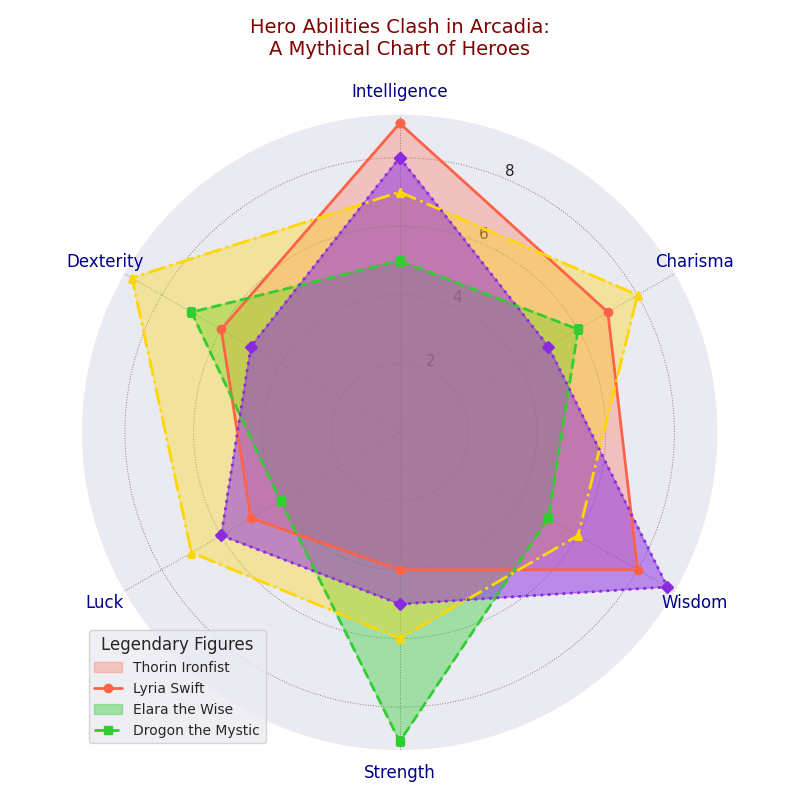

Generate this figure with Python:
import matplotlib.pyplot as plt
import numpy as np

characters = ['Thorin Ironfist', 'Lyria Swift', 'Elara the Wise', 'Drogon the Mystic']
categories = ['Intelligence', 'Charisma', 'Wisdom', 'Strength', 'Luck', 'Dexterity']
num_categories = len(categories)

elara_attributes = [9, 7, 8, 4, 5, 6]
thorin_attributes = [5, 6, 5, 9, 4, 7]
lyria_attributes = [7, 8, 6, 6, 7, 9]
drogon_attributes = [8, 5, 9, 5, 6, 5]

data = [elara_attributes, thorin_attributes, lyria_attributes, drogon_attributes]
data_with_closure = [d + [d[0]] for d in data]

angles = np.linspace(0, 2 * np.pi, num_categories, endpoint=False).tolist()
angles += angles[:1]

fig, ax = plt.subplots(figsize=(8, 8), subplot_kw=dict(polar=True))
ax.set_theta_offset(np.pi / 2)
ax.set_theta_direction(-1)

colors = ['#FF6347', '#32CD32', '#FFD700', '#8A2BE2']
line_styles = ['-', '--', '-.', ':']
markers = ['o', 's', '^', 'D']
alpha_values = [0.3, 0.4, 0.35, 0.5]

for idx, attribute_values in enumerate(data_with_closure):
    ax.fill(angles, attribute_values, color=colors[idx], alpha=alpha_values[idx])
    ax.plot(angles, attribute_values, color=colors[idx], linewidth=2, linestyle=line_styles[idx], marker=markers[idx])

plt.xticks(angles[:-1], categories, color='darkblue', size=12)
plt.title('Hero Abilities Clash in Arcadia:\nA Mythical Chart of Heroes', size=14, color='maroon', pad=20)
plt.legend(characters, loc='lower left', fontsize=10, title='Legendary Figures')
ax.spines['polar'].set_visible(False)
plt.grid(color='grey', linestyle=':', linewidth=0.7)
plt.tight_layout()
plt.show()
